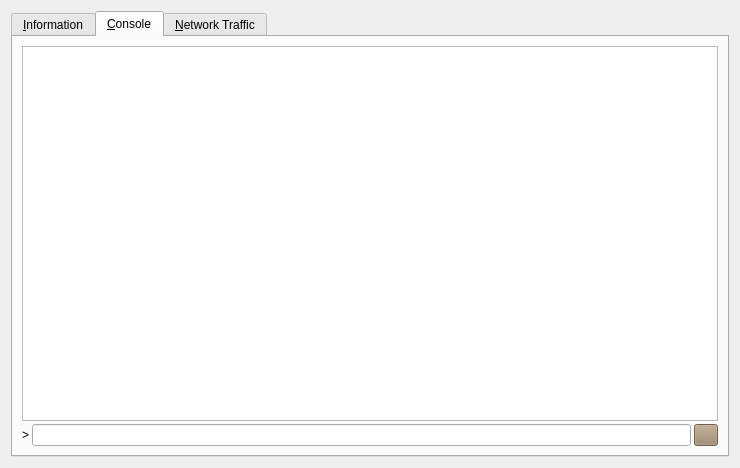
<?xml version="1.0" encoding="UTF-8"?>
<ui version="4.0">
 <class>RPCConsole</class>
 <widget class="QDialog" name="RPCConsole">
  <property name="geometry">
   <rect>
    <x>0</x>
    <y>0</y>
    <width>740</width>
    <height>468</height>
   </rect>
  </property>
  <property name="windowTitle">
   <string>Goldencoin - Debug window</string>
  </property>
  <property name="styleSheet">
   <string notr="true">background-image: url(:/images/bkg-n);</string>
  </property>
  <layout class="QVBoxLayout" name="verticalLayout_2">
   <item>
    <widget class="QTabWidget" name="tabWidget">
     <property name="styleSheet">
      <string notr="true"/>
     </property>
     <property name="currentIndex">
      <number>1</number>
     </property>
     <widget class="QWidget" name="tab_info">
      <property name="styleSheet">
       <string notr="true"/>
      </property>
      <attribute name="title">
       <string>&amp;Information</string>
      </attribute>
      <layout class="QGridLayout" name="gridLayout" columnstretch="0,1">
       <property name="horizontalSpacing">
        <number>12</number>
       </property>
       <item row="0" column="0">
        <widget class="QLabel" name="label_9">
         <property name="font">
          <font>
           <weight>75</weight>
           <bold>true</bold>
          </font>
         </property>
         <property name="styleSheet">
          <string notr="true">background-image: url(:/images/bgbfree);</string>
         </property>
         <property name="text">
          <string>Goldencoin Core</string>
         </property>
        </widget>
       </item>
       <item row="1" column="0">
        <widget class="QLabel" name="label_5">
         <property name="styleSheet">
          <string notr="true">background-image: url(:/images/bgbfree);</string>
         </property>
         <property name="text">
          <string>Client name</string>
         </property>
        </widget>
       </item>
       <item row="1" column="1">
        <widget class="QLabel" name="clientName">
         <property name="cursor">
          <cursorShape>IBeamCursor</cursorShape>
         </property>
         <property name="styleSheet">
          <string notr="true">background-image: url(:/images/bgbfree);</string>
         </property>
         <property name="text">
          <string>N/A</string>
         </property>
         <property name="textFormat">
          <enum>Qt::PlainText</enum>
         </property>
         <property name="textInteractionFlags">
          <set>Qt::LinksAccessibleByMouse|Qt::TextSelectableByKeyboard|Qt::TextSelectableByMouse</set>
         </property>
        </widget>
       </item>
       <item row="2" column="0">
        <widget class="QLabel" name="label_6">
         <property name="styleSheet">
          <string notr="true">background-image: url(:/images/bgbfree);</string>
         </property>
         <property name="text">
          <string>Client version</string>
         </property>
        </widget>
       </item>
       <item row="2" column="1">
        <widget class="QLabel" name="clientVersion">
         <property name="cursor">
          <cursorShape>IBeamCursor</cursorShape>
         </property>
         <property name="styleSheet">
          <string notr="true">background-image: url(:/images/bgbfree);</string>
         </property>
         <property name="text">
          <string>N/A</string>
         </property>
         <property name="textFormat">
          <enum>Qt::PlainText</enum>
         </property>
         <property name="textInteractionFlags">
          <set>Qt::LinksAccessibleByMouse|Qt::TextSelectableByKeyboard|Qt::TextSelectableByMouse</set>
         </property>
        </widget>
       </item>
       <item row="3" column="0">
        <widget class="QLabel" name="label_14">
         <property name="styleSheet">
          <string notr="true">background-image: url(:/images/bgbfree);</string>
         </property>
         <property name="text">
          <string>Using OpenSSL version</string>
         </property>
         <property name="indent">
          <number>10</number>
         </property>
        </widget>
       </item>
       <item row="3" column="1">
        <widget class="QLabel" name="openSSLVersion">
         <property name="cursor">
          <cursorShape>IBeamCursor</cursorShape>
         </property>
         <property name="styleSheet">
          <string notr="true">background-image: url(:/images/bgbfree);</string>
         </property>
         <property name="text">
          <string>N/A</string>
         </property>
         <property name="textFormat">
          <enum>Qt::PlainText</enum>
         </property>
         <property name="textInteractionFlags">
          <set>Qt::LinksAccessibleByMouse|Qt::TextSelectableByKeyboard|Qt::TextSelectableByMouse</set>
         </property>
        </widget>
       </item>
       <item row="4" column="0">
        <widget class="QLabel" name="label_12">
         <property name="styleSheet">
          <string notr="true">background-image: url(:/images/bgbfree);</string>
         </property>
         <property name="text">
          <string>Build date</string>
         </property>
        </widget>
       </item>
       <item row="4" column="1">
        <widget class="QLabel" name="buildDate">
         <property name="cursor">
          <cursorShape>IBeamCursor</cursorShape>
         </property>
         <property name="styleSheet">
          <string notr="true">background-image: url(:/images/bgbfree);</string>
         </property>
         <property name="text">
          <string>N/A</string>
         </property>
         <property name="textFormat">
          <enum>Qt::PlainText</enum>
         </property>
         <property name="textInteractionFlags">
          <set>Qt::LinksAccessibleByMouse|Qt::TextSelectableByKeyboard|Qt::TextSelectableByMouse</set>
         </property>
        </widget>
       </item>
       <item row="5" column="0">
        <widget class="QLabel" name="label_13">
         <property name="styleSheet">
          <string notr="true">background-image: url(:/images/bgbfree);</string>
         </property>
         <property name="text">
          <string>Startup time</string>
         </property>
        </widget>
       </item>
       <item row="5" column="1">
        <widget class="QLabel" name="startupTime">
         <property name="cursor">
          <cursorShape>IBeamCursor</cursorShape>
         </property>
         <property name="styleSheet">
          <string notr="true">background-image: url(:/images/bgbfree);</string>
         </property>
         <property name="text">
          <string>N/A</string>
         </property>
         <property name="textFormat">
          <enum>Qt::PlainText</enum>
         </property>
         <property name="textInteractionFlags">
          <set>Qt::LinksAccessibleByMouse|Qt::TextSelectableByKeyboard|Qt::TextSelectableByMouse</set>
         </property>
        </widget>
       </item>
       <item row="6" column="0">
        <widget class="QLabel" name="label_11">
         <property name="font">
          <font>
           <weight>75</weight>
           <bold>true</bold>
          </font>
         </property>
         <property name="styleSheet">
          <string notr="true">background-image: url(:/images/bgbfree);</string>
         </property>
         <property name="text">
          <string>Network</string>
         </property>
        </widget>
       </item>
       <item row="7" column="0">
        <widget class="QLabel" name="label_7">
         <property name="styleSheet">
          <string notr="true">background-image: url(:/images/bgbfree);</string>
         </property>
         <property name="text">
          <string>Number of connections</string>
         </property>
        </widget>
       </item>
       <item row="7" column="1">
        <widget class="QLabel" name="numberOfConnections">
         <property name="cursor">
          <cursorShape>IBeamCursor</cursorShape>
         </property>
         <property name="styleSheet">
          <string notr="true">background-image: url(:/images/bgbfree);</string>
         </property>
         <property name="text">
          <string>N/A</string>
         </property>
         <property name="textFormat">
          <enum>Qt::PlainText</enum>
         </property>
         <property name="textInteractionFlags">
          <set>Qt::LinksAccessibleByMouse|Qt::TextSelectableByKeyboard|Qt::TextSelectableByMouse</set>
         </property>
        </widget>
       </item>
       <item row="8" column="0">
        <widget class="QLabel" name="label_8">
         <property name="styleSheet">
          <string notr="true">background-image: url(:/images/bgbfree);</string>
         </property>
         <property name="text">
          <string>On testnet</string>
         </property>
        </widget>
       </item>
       <item row="8" column="1">
        <widget class="QCheckBox" name="isTestNet">
         <property name="enabled">
          <bool>false</bool>
         </property>
         <property name="styleSheet">
          <string notr="true">background-image: url(:/images/bgbfree);</string>
         </property>
         <property name="text">
          <string/>
         </property>
        </widget>
       </item>
       <item row="9" column="0">
        <widget class="QLabel" name="label_10">
         <property name="font">
          <font>
           <weight>75</weight>
           <bold>true</bold>
          </font>
         </property>
         <property name="styleSheet">
          <string notr="true">background-image: url(:/images/bgbfree);</string>
         </property>
         <property name="text">
          <string>Block chain</string>
         </property>
        </widget>
       </item>
       <item row="10" column="0">
        <widget class="QLabel" name="label_3">
         <property name="styleSheet">
          <string notr="true">background-image: url(:/images/bgbfree);</string>
         </property>
         <property name="text">
          <string>Current number of blocks</string>
         </property>
        </widget>
       </item>
       <item row="10" column="1">
        <widget class="QLabel" name="numberOfBlocks">
         <property name="cursor">
          <cursorShape>IBeamCursor</cursorShape>
         </property>
         <property name="styleSheet">
          <string notr="true">background-image: url(:/images/bgbfree);</string>
         </property>
         <property name="text">
          <string>N/A</string>
         </property>
         <property name="textFormat">
          <enum>Qt::PlainText</enum>
         </property>
         <property name="textInteractionFlags">
          <set>Qt::LinksAccessibleByMouse|Qt::TextSelectableByKeyboard|Qt::TextSelectableByMouse</set>
         </property>
        </widget>
       </item>
       <item row="11" column="0">
        <widget class="QLabel" name="label_2">
         <property name="styleSheet">
          <string notr="true">background-image: url(:/images/bgbfree);</string>
         </property>
         <property name="text">
          <string>Last block time</string>
         </property>
        </widget>
       </item>
       <item row="11" column="1">
        <widget class="QLabel" name="lastBlockTime">
         <property name="cursor">
          <cursorShape>IBeamCursor</cursorShape>
         </property>
         <property name="styleSheet">
          <string notr="true">background-image: url(:/images/bgbfree);</string>
         </property>
         <property name="text">
          <string>N/A</string>
         </property>
         <property name="textFormat">
          <enum>Qt::PlainText</enum>
         </property>
         <property name="textInteractionFlags">
          <set>Qt::LinksAccessibleByMouse|Qt::TextSelectableByKeyboard|Qt::TextSelectableByMouse</set>
         </property>
        </widget>
       </item>
       <item row="12" column="0">
        <spacer name="verticalSpacer_2">
         <property name="orientation">
          <enum>Qt::Vertical</enum>
         </property>
         <property name="sizeHint" stdset="0">
          <size>
           <width>20</width>
           <height>20</height>
          </size>
         </property>
        </spacer>
       </item>
       <item row="13" column="0">
        <widget class="QLabel" name="labelDebugLogfile">
         <property name="font">
          <font>
           <weight>75</weight>
           <bold>true</bold>
          </font>
         </property>
         <property name="styleSheet">
          <string notr="true">background-image: url(:/images/bgbfree);</string>
         </property>
         <property name="text">
          <string>Debug log file</string>
         </property>
        </widget>
       </item>
       <item row="14" column="0">
        <widget class="QPushButton" name="openDebugLogfileButton">
         <property name="toolTip">
          <string>Open the Goldencoin debug log file from the current data directory. This can take a few seconds for large log files.</string>
         </property>
         <property name="styleSheet">
          <string notr="true">background-color: rgb(154, 134, 106);</string>
         </property>
         <property name="text">
          <string>&amp;Open</string>
         </property>
         <property name="autoDefault">
          <bool>false</bool>
         </property>
        </widget>
       </item>
       <item row="15" column="0">
        <widget class="QLabel" name="labelCLOptions">
         <property name="font">
          <font>
           <weight>75</weight>
           <bold>true</bold>
          </font>
         </property>
         <property name="styleSheet">
          <string notr="true">background-image: url(:/images/bgbfree);</string>
         </property>
         <property name="text">
          <string>Command-line options</string>
         </property>
        </widget>
       </item>
       <item row="16" column="0">
        <widget class="QPushButton" name="showCLOptionsButton">
         <property name="toolTip">
          <string>Show the Goldencoin-Qt help message to get a list with possible Goldencoin command-line options.</string>
         </property>
         <property name="styleSheet">
          <string notr="true">background-color: rgb(154, 134, 106);</string>
         </property>
         <property name="text">
          <string>&amp;Show</string>
         </property>
         <property name="autoDefault">
          <bool>false</bool>
         </property>
        </widget>
       </item>
       <item row="17" column="0">
        <spacer name="verticalSpacer">
         <property name="orientation">
          <enum>Qt::Vertical</enum>
         </property>
         <property name="sizeHint" stdset="0">
          <size>
           <width>20</width>
           <height>40</height>
          </size>
         </property>
        </spacer>
       </item>
      </layout>
     </widget>
     <widget class="QWidget" name="tab_console">
      <attribute name="title">
       <string>&amp;Console</string>
      </attribute>
      <layout class="QVBoxLayout" name="verticalLayout_3">
       <property name="spacing">
        <number>3</number>
       </property>
       <item>
        <widget class="QTextEdit" name="messagesWidget">
         <property name="minimumSize">
          <size>
           <width>0</width>
           <height>100</height>
          </size>
         </property>
         <property name="styleSheet">
          <string notr="true">background-image: url(:/images/bgbfree);</string>
         </property>
         <property name="readOnly">
          <bool>true</bool>
         </property>
         <property name="tabKeyNavigation" stdset="0">
          <bool>false</bool>
         </property>
         <property name="columnCount" stdset="0">
          <number>2</number>
         </property>
        </widget>
       </item>
       <item>
        <layout class="QHBoxLayout" name="horizontalLayout">
         <property name="spacing">
          <number>3</number>
         </property>
         <item>
          <widget class="QLabel" name="label">
           <property name="styleSheet">
            <string notr="true">background-image: url(:/images/bgbfree);</string>
           </property>
           <property name="text">
            <string notr="true">&gt;</string>
           </property>
          </widget>
         </item>
         <item>
          <widget class="QLineEdit" name="lineEdit">
           <property name="styleSheet">
            <string notr="true">background-image: url(:/images/gr);</string>
           </property>
          </widget>
         </item>
         <item>
          <widget class="QPushButton" name="clearButton">
           <property name="maximumSize">
            <size>
             <width>24</width>
             <height>24</height>
            </size>
           </property>
           <property name="toolTip">
            <string>Clear console</string>
           </property>
           <property name="styleSheet">
            <string notr="true">background-color: rgb(154, 134, 106);
background-image: url(:/images/bgbfree);</string>
           </property>
           <property name="text">
            <string/>
           </property>
           <property name="icon">
            <iconset resource="../bitcoin.qrc">
             <normaloff>:/icons/remove</normaloff>:/icons/remove</iconset>
           </property>
           <property name="shortcut">
            <string notr="true">Ctrl+L</string>
           </property>
           <property name="autoDefault">
            <bool>false</bool>
           </property>
          </widget>
         </item>
        </layout>
       </item>
      </layout>
     </widget>
     <widget class="QWidget" name="tab">
      <attribute name="title">
       <string>&amp;Network Traffic</string>
      </attribute>
      <layout class="QHBoxLayout" name="horizontalLayout_3">
       <item>
        <layout class="QVBoxLayout" name="verticalLayout_4">
         <item>
          <widget class="TrafficGraphWidget" name="trafficGraph" native="true">
           <property name="sizePolicy">
            <sizepolicy hsizetype="Expanding" vsizetype="Expanding">
             <horstretch>0</horstretch>
             <verstretch>0</verstretch>
            </sizepolicy>
           </property>
           <property name="styleSheet">
            <string notr="true">background-image: url(:/images/bgbfree);</string>
           </property>
          </widget>
         </item>
         <item>
          <layout class="QHBoxLayout" name="horizontalLayout_2">
           <item>
            <widget class="QSlider" name="sldGraphRange">
             <property name="styleSheet">
              <string notr="true">background-image: url(:/images/bgbfree);</string>
             </property>
             <property name="minimum">
              <number>1</number>
             </property>
             <property name="maximum">
              <number>288</number>
             </property>
             <property name="pageStep">
              <number>12</number>
             </property>
             <property name="value">
              <number>6</number>
             </property>
             <property name="orientation">
              <enum>Qt::Horizontal</enum>
             </property>
            </widget>
           </item>
           <item>
            <widget class="QLabel" name="lblGraphRange">
             <property name="minimumSize">
              <size>
               <width>100</width>
               <height>0</height>
              </size>
             </property>
             <property name="styleSheet">
              <string notr="true">background-image: url(:/images/bgbfree);</string>
             </property>
             <property name="alignment">
              <set>Qt::AlignCenter</set>
             </property>
            </widget>
           </item>
           <item>
            <widget class="QPushButton" name="btnClearTrafficGraph">
             <property name="styleSheet">
              <string notr="true">background-color: rgb(154, 134, 106);
background-image: url(:/images/bgbfree);</string>
             </property>
             <property name="text">
              <string>&amp;Clear</string>
             </property>
            </widget>
           </item>
          </layout>
         </item>
        </layout>
       </item>
       <item>
        <layout class="QVBoxLayout" name="verticalLayout">
         <item>
          <widget class="QGroupBox" name="groupBox">
           <property name="styleSheet">
            <string notr="true">background-image: url(:/images/bgbfree);</string>
           </property>
           <property name="title">
            <string>Totals</string>
           </property>
           <layout class="QVBoxLayout" name="verticalLayout_5">
            <item>
             <layout class="QHBoxLayout" name="horizontalLayout_4">
              <item>
               <widget class="Line" name="line">
                <property name="sizePolicy">
                 <sizepolicy hsizetype="Fixed" vsizetype="Fixed">
                  <horstretch>0</horstretch>
                  <verstretch>0</verstretch>
                 </sizepolicy>
                </property>
                <property name="minimumSize">
                 <size>
                  <width>10</width>
                  <height>0</height>
                 </size>
                </property>
                <property name="palette">
                 <palette>
                  <active>
                   <colorrole role="Light">
                    <brush brushstyle="SolidPattern">
                     <color alpha="255">
                      <red>0</red>
                      <green>255</green>
                      <blue>0</blue>
                     </color>
                    </brush>
                   </colorrole>
                  </active>
                  <inactive>
                   <colorrole role="Light">
                    <brush brushstyle="SolidPattern">
                     <color alpha="255">
                      <red>0</red>
                      <green>255</green>
                      <blue>0</blue>
                     </color>
                    </brush>
                   </colorrole>
                  </inactive>
                  <disabled>
                   <colorrole role="Light">
                    <brush brushstyle="SolidPattern">
                     <color alpha="255">
                      <red>0</red>
                      <green>255</green>
                      <blue>0</blue>
                     </color>
                    </brush>
                   </colorrole>
                  </disabled>
                 </palette>
                </property>
                <property name="orientation">
                 <enum>Qt::Horizontal</enum>
                </property>
               </widget>
              </item>
              <item>
               <widget class="QLabel" name="label_16">
                <property name="styleSheet">
                 <string notr="true">background-image: url(:/images/bgbfree);</string>
                </property>
                <property name="text">
                 <string>In:</string>
                </property>
               </widget>
              </item>
              <item>
               <widget class="QLabel" name="lblBytesIn">
                <property name="minimumSize">
                 <size>
                  <width>50</width>
                  <height>0</height>
                 </size>
                </property>
                <property name="styleSheet">
                 <string notr="true">background-image: url(:/images/bgbfree);</string>
                </property>
                <property name="alignment">
                 <set>Qt::AlignRight|Qt::AlignTrailing|Qt::AlignVCenter</set>
                </property>
               </widget>
              </item>
             </layout>
            </item>
            <item>
             <layout class="QHBoxLayout" name="horizontalLayout_5">
              <item>
               <widget class="Line" name="line_2">
                <property name="sizePolicy">
                 <sizepolicy hsizetype="Fixed" vsizetype="Fixed">
                  <horstretch>0</horstretch>
                  <verstretch>0</verstretch>
                 </sizepolicy>
                </property>
                <property name="minimumSize">
                 <size>
                  <width>10</width>
                  <height>0</height>
                 </size>
                </property>
                <property name="palette">
                 <palette>
                  <active>
                   <colorrole role="Light">
                    <brush brushstyle="SolidPattern">
                     <color alpha="255">
                      <red>255</red>
                      <green>0</green>
                      <blue>0</blue>
                     </color>
                    </brush>
                   </colorrole>
                  </active>
                  <inactive>
                   <colorrole role="Light">
                    <brush brushstyle="SolidPattern">
                     <color alpha="255">
                      <red>255</red>
                      <green>0</green>
                      <blue>0</blue>
                     </color>
                    </brush>
                   </colorrole>
                  </inactive>
                  <disabled>
                   <colorrole role="Light">
                    <brush brushstyle="SolidPattern">
                     <color alpha="255">
                      <red>255</red>
                      <green>0</green>
                      <blue>0</blue>
                     </color>
                    </brush>
                   </colorrole>
                  </disabled>
                 </palette>
                </property>
                <property name="orientation">
                 <enum>Qt::Horizontal</enum>
                </property>
               </widget>
              </item>
              <item>
               <widget class="QLabel" name="label_17">
                <property name="styleSheet">
                 <string notr="true">background-image: url(:/images/bgbfree);</string>
                </property>
                <property name="text">
                 <string>Out:</string>
                </property>
               </widget>
              </item>
              <item>
               <widget class="QLabel" name="lblBytesOut">
                <property name="minimumSize">
                 <size>
                  <width>50</width>
                  <height>0</height>
                 </size>
                </property>
                <property name="styleSheet">
                 <string notr="true">background-image: url(:/images/bgbfree);</string>
                </property>
                <property name="alignment">
                 <set>Qt::AlignRight|Qt::AlignTrailing|Qt::AlignVCenter</set>
                </property>
               </widget>
              </item>
             </layout>
            </item>
            <item>
             <spacer name="verticalSpacer_4">
              <property name="orientation">
               <enum>Qt::Vertical</enum>
              </property>
              <property name="sizeHint" stdset="0">
               <size>
                <width>20</width>
                <height>407</height>
               </size>
              </property>
             </spacer>
            </item>
           </layout>
          </widget>
         </item>
        </layout>
       </item>
      </layout>
     </widget>
    </widget>
   </item>
  </layout>
 </widget>
 <customwidgets>
  <customwidget>
   <class>TrafficGraphWidget</class>
   <extends>QWidget</extends>
   <header>trafficgraphwidget.h</header>
   <container>1</container>
   <slots>
    <slot>clear()</slot>
   </slots>
  </customwidget>
 </customwidgets>
 <resources>
  <include location="../bitcoin.qrc"/>
 </resources>
 <connections/>
</ui>
